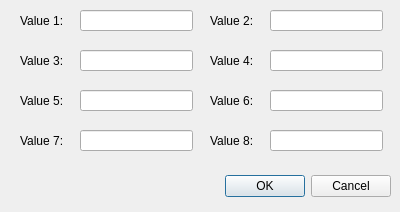
<?xml version="1.0" encoding="UTF-8"?>
<ui version="4.0">
 <class>matrix8dialog</class>
 <widget class="QDialog" name="matrix8dialog">
  <property name="geometry">
   <rect>
    <x>0</x>
    <y>0</y>
    <width>400</width>
    <height>212</height>
   </rect>
  </property>
  <property name="windowTitle">
   <string>Dialog</string>
  </property>
  <widget class="QDialogButtonBox" name="buttonBox">
   <property name="geometry">
    <rect>
     <x>10</x>
     <y>170</y>
     <width>381</width>
     <height>32</height>
    </rect>
   </property>
   <property name="orientation">
    <enum>Qt::Horizontal</enum>
   </property>
   <property name="standardButtons">
    <set>QDialogButtonBox::Cancel|QDialogButtonBox::Ok</set>
   </property>
  </widget>
  <widget class="QLineEdit" name="lineEdit_value2">
   <property name="geometry">
    <rect>
     <x>270</x>
     <y>10</y>
     <width>113</width>
     <height>21</height>
    </rect>
   </property>
  </widget>
  <widget class="QLabel" name="label_2">
   <property name="geometry">
    <rect>
     <x>20</x>
     <y>50</y>
     <width>51</width>
     <height>21</height>
    </rect>
   </property>
   <property name="text">
    <string>Value 3:</string>
   </property>
  </widget>
  <widget class="QLineEdit" name="lineEdit_value3">
   <property name="geometry">
    <rect>
     <x>80</x>
     <y>50</y>
     <width>113</width>
     <height>21</height>
    </rect>
   </property>
  </widget>
  <widget class="QLabel" name="label">
   <property name="geometry">
    <rect>
     <x>20</x>
     <y>10</y>
     <width>51</width>
     <height>21</height>
    </rect>
   </property>
   <property name="text">
    <string>Value 1:</string>
   </property>
  </widget>
  <widget class="QLabel" name="label_4">
   <property name="geometry">
    <rect>
     <x>210</x>
     <y>50</y>
     <width>51</width>
     <height>21</height>
    </rect>
   </property>
   <property name="text">
    <string>Value 4:</string>
   </property>
  </widget>
  <widget class="QLineEdit" name="lineEdit_value4">
   <property name="geometry">
    <rect>
     <x>270</x>
     <y>50</y>
     <width>113</width>
     <height>21</height>
    </rect>
   </property>
  </widget>
  <widget class="QLabel" name="label_3">
   <property name="geometry">
    <rect>
     <x>210</x>
     <y>10</y>
     <width>51</width>
     <height>21</height>
    </rect>
   </property>
   <property name="text">
    <string>Value 2:</string>
   </property>
  </widget>
  <widget class="QLineEdit" name="lineEdit_value1">
   <property name="geometry">
    <rect>
     <x>80</x>
     <y>10</y>
     <width>113</width>
     <height>21</height>
    </rect>
   </property>
  </widget>
  <widget class="QLabel" name="label_5">
   <property name="geometry">
    <rect>
     <x>20</x>
     <y>90</y>
     <width>51</width>
     <height>21</height>
    </rect>
   </property>
   <property name="text">
    <string>Value 5:</string>
   </property>
  </widget>
  <widget class="QLineEdit" name="lineEdit_value8">
   <property name="geometry">
    <rect>
     <x>270</x>
     <y>130</y>
     <width>113</width>
     <height>21</height>
    </rect>
   </property>
  </widget>
  <widget class="QLineEdit" name="lineEdit_value7">
   <property name="geometry">
    <rect>
     <x>80</x>
     <y>130</y>
     <width>113</width>
     <height>21</height>
    </rect>
   </property>
  </widget>
  <widget class="QLineEdit" name="lineEdit_value5">
   <property name="geometry">
    <rect>
     <x>80</x>
     <y>90</y>
     <width>113</width>
     <height>21</height>
    </rect>
   </property>
  </widget>
  <widget class="QLabel" name="label_6">
   <property name="geometry">
    <rect>
     <x>210</x>
     <y>130</y>
     <width>51</width>
     <height>21</height>
    </rect>
   </property>
   <property name="text">
    <string>Value 8:</string>
   </property>
  </widget>
  <widget class="QLabel" name="label_7">
   <property name="geometry">
    <rect>
     <x>20</x>
     <y>130</y>
     <width>51</width>
     <height>21</height>
    </rect>
   </property>
   <property name="text">
    <string>Value 7:</string>
   </property>
  </widget>
  <widget class="QLabel" name="label_8">
   <property name="geometry">
    <rect>
     <x>210</x>
     <y>90</y>
     <width>51</width>
     <height>21</height>
    </rect>
   </property>
   <property name="text">
    <string>Value 6:</string>
   </property>
  </widget>
  <widget class="QLineEdit" name="lineEdit_value6">
   <property name="geometry">
    <rect>
     <x>270</x>
     <y>90</y>
     <width>113</width>
     <height>21</height>
    </rect>
   </property>
  </widget>
 </widget>
 <resources/>
 <connections>
  <connection>
   <sender>buttonBox</sender>
   <signal>accepted()</signal>
   <receiver>matrix8dialog</receiver>
   <slot>accept()</slot>
   <hints>
    <hint type="sourcelabel">
     <x>248</x>
     <y>254</y>
    </hint>
    <hint type="destinationlabel">
     <x>157</x>
     <y>274</y>
    </hint>
   </hints>
  </connection>
  <connection>
   <sender>buttonBox</sender>
   <signal>rejected()</signal>
   <receiver>matrix8dialog</receiver>
   <slot>reject()</slot>
   <hints>
    <hint type="sourcelabel">
     <x>316</x>
     <y>260</y>
    </hint>
    <hint type="destinationlabel">
     <x>286</x>
     <y>274</y>
    </hint>
   </hints>
  </connection>
 </connections>
</ui>
